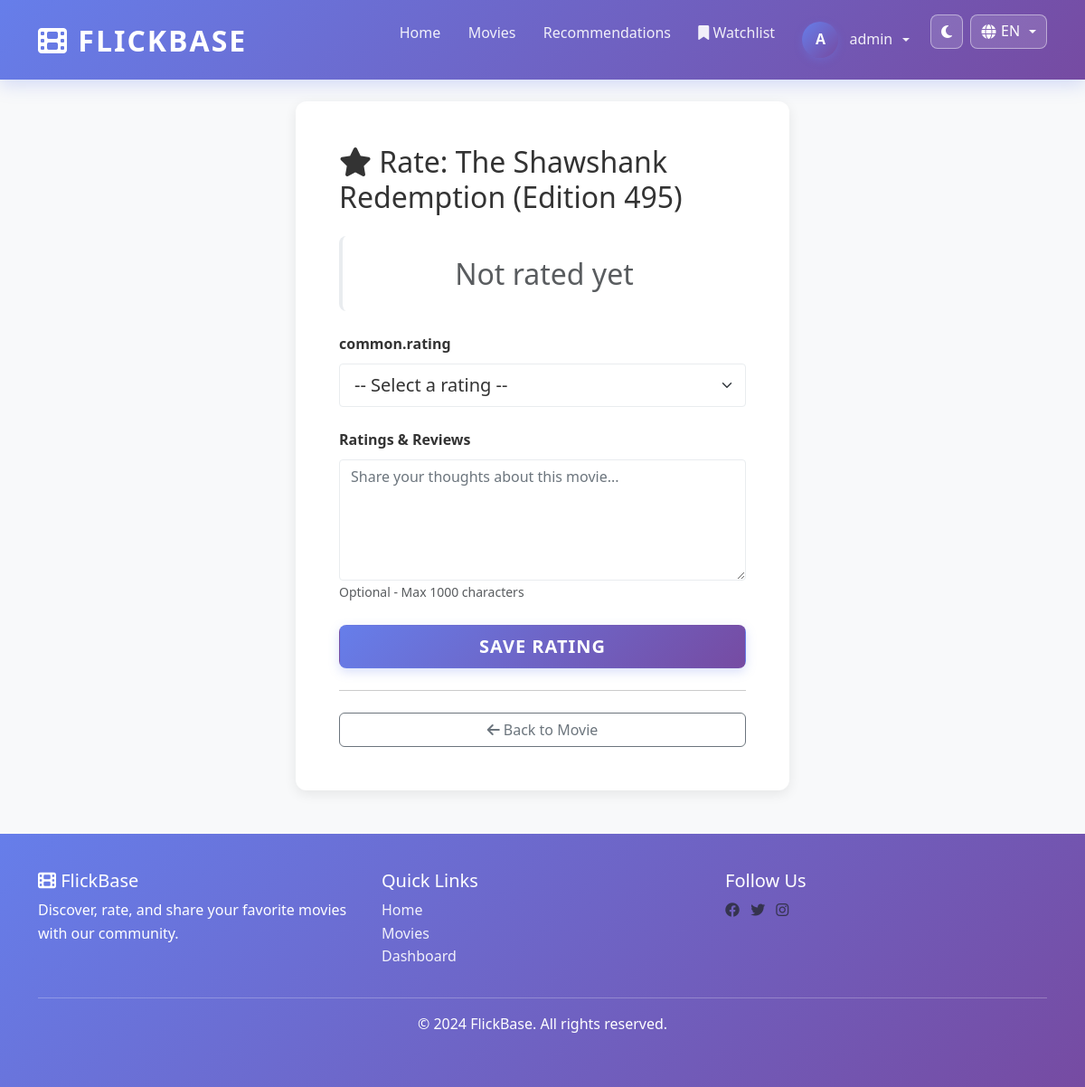
/rate-movie/996 (signed in), run on an earlier commit of the app's database.
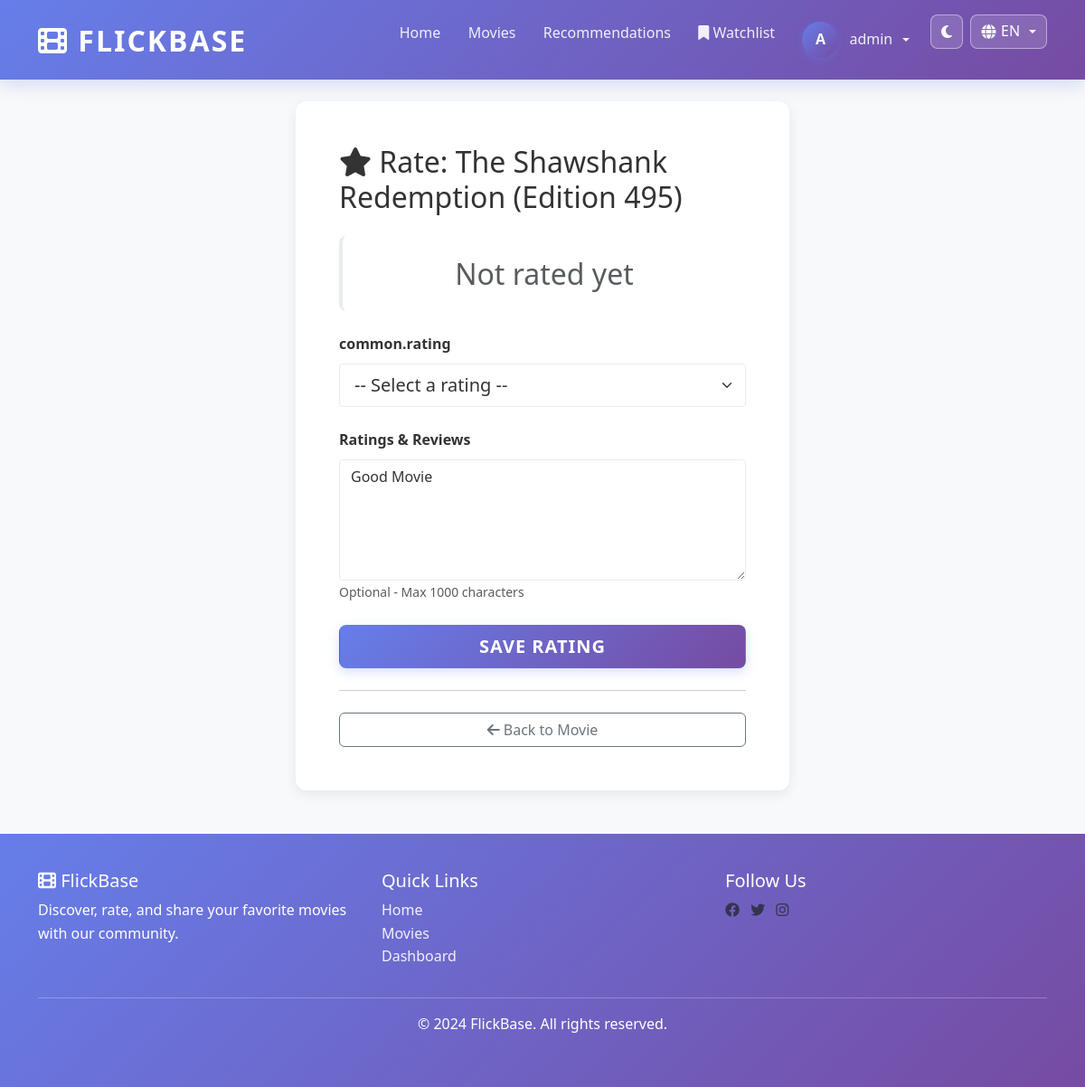
And on a later commit of the database.
### app/models.py (models this page shows, shortened)
class Rating(db.Model):
    __tablename__ = 'ratings'
    id = db.Column(db.Integer, primary_key=True)
    user_id = db.Column(db.Integer, db.ForeignKey('users.id'), nullable=False, index=True)
    movie_id = db.Column(db.Integer, db.ForeignKey('movies.id'), nullable=False, index=True)
    rating = db.Column(db.Integer, nullable=False)  # 1-5 stars
    review = db.Column(db.Text, nullable=True)
    created_at = db.Column(db.DateTime, default=utcnow, index=True)
    updated_at = db.Column(db.DateTime, default=utcnow, onupdate=utcnow)
    __table_args__ = (db.UniqueConstraint('user_id', 'movie_id', name='unique_user_movie_rating'),)

### app/routes/movie.py (the view)
@movie_bp.route('/rate-movie/<int:movie_id>', methods=['GET', 'POST'])
@login_required
def rate_movie(movie_id):
    movie = db.get_or_404(Movie, movie_id)
    existing_rating = Rating.query.filter_by(
        user_id=current_user.id,
        movie_id=movie_id
    ).first()
    form = RatingForm()
    if form.validate_on_submit():
        try:
            if existing_rating:
                existing_rating.rating = form.rating.data
                existing_rating.review = form.review.data
                message = t('flash.rating_updated')
            else:
                rating = Rating(
                    user_id=current_user.id,
                    movie_id=movie_id,
                    rating=form.rating.data,
                    review=form.review.data
                )
                db.session.add(rating)
                message = t('flash.rating_saved')
            db.session.commit()
            flash(message, 'success')
            return redirect(url_for('movie.movie_detail', movie_id=movie_id))
        except Exception as e:
            db.session.rollback()
            logger.error(f"Error saving rating for movie {movie_id}: {str(e)}")
            flash(t('flash.rating_save_error'), 'danger')
    elif existing_rating:
        form.rating.data = existing_rating.rating
        form.review.data = existing_rating.review
    return render_template('movies/rate.html', movie=movie, form=form)

### app/routes/movie.py
class RatingForm(FlaskForm):
    rating = IntegerField('Rating (1-5)', validators=[
        DataRequired(),
        NumberRange(min=1, max=5)
    ])
    review = TextAreaField('Review (optional)', validators=[Length(max=1000)])
    submit = SubmitField('Submit Rating')

### app/i18n.py (called while the page is built)
def get_current_language():
    selected = session.get('lang')
    return selected if selected in SUPPORTED_LANGUAGES else 'en'

def translate(key, lang=None):
    current_lang = lang or get_current_language()
    entry = TRANSLATIONS.get(key, {})
    return entry.get(current_lang) or entry.get('en') or key

### app/templates/movies/rate.html (shortened to what this page needs)
{% extends "base.html" %}
{% block content %}
<div class="row justify-content-center">
    <div class="col-md-6">
        <div class="card">
            <div class="card-body p-5">
                <h2 class="card-title mb-4">
                    <i class="fas fa-star"></i> {{ t('rate.heading').format(title=movie.title) }}
                </h2>
                <div class="alert alert-light" style="text-align: center; font-size: 2rem;">
                    {% if existing_rating %}
                        <strong>{{ t('rate.current') }}</strong>
                        <span class="rating-stars">
                            {% for i in range(1, 6) %}
                                {% if i <= existing_rating.rating %}<i class="fas fa-star"></i>{% else %}<i class="far fa-star"></i>{% endif %}
                            {% endfor %}
                        </span>
                    {% else %}
                        <span class="text-muted">{{ t('rate.not_rated') }}</span>
                    {% endif %}
                </div>
                <form method="POST">
                    <div class="mb-4">
                        <label class="form-label">{{ t('common.rating') }}</label>
                        <select class="form-select form-select-lg" name="rating" required>
                            <option value="">{{ t('rate.select_placeholder') }}</option>
                        </select>
                    </div>
                    <div class="mb-4">
                        <label class="form-label">{{ t('detail.ratings_reviews') }}</label>
                        {{ form.review(class="form-control", rows="5", placeholder=t('rate.review_placeholder')) }}
                        <small class="form-text text-muted">{{ t('rate.review_hint') }}</small>
                    </div>
                    <div class="d-grid gap-2">
                        <button type="submit" class="btn btn-primary btn-lg">{{ t('rate.save') }}</button>
                    </div>
                </form>
                <hr class="my-4">
                <a href="{{ url_for('movie.movie_detail', movie_id=movie.id) }}" class="btn btn-outline-secondary w-100">
                    <i class="fas fa-arrow-left"></i> {{ t('rate.back_to_movie') }}
                </a>
            </div>
        </div>
    </div>
</div>
{% endblock %}

What changed in the data, as far as the page shows it:
added Rating: review "Good Movie"
